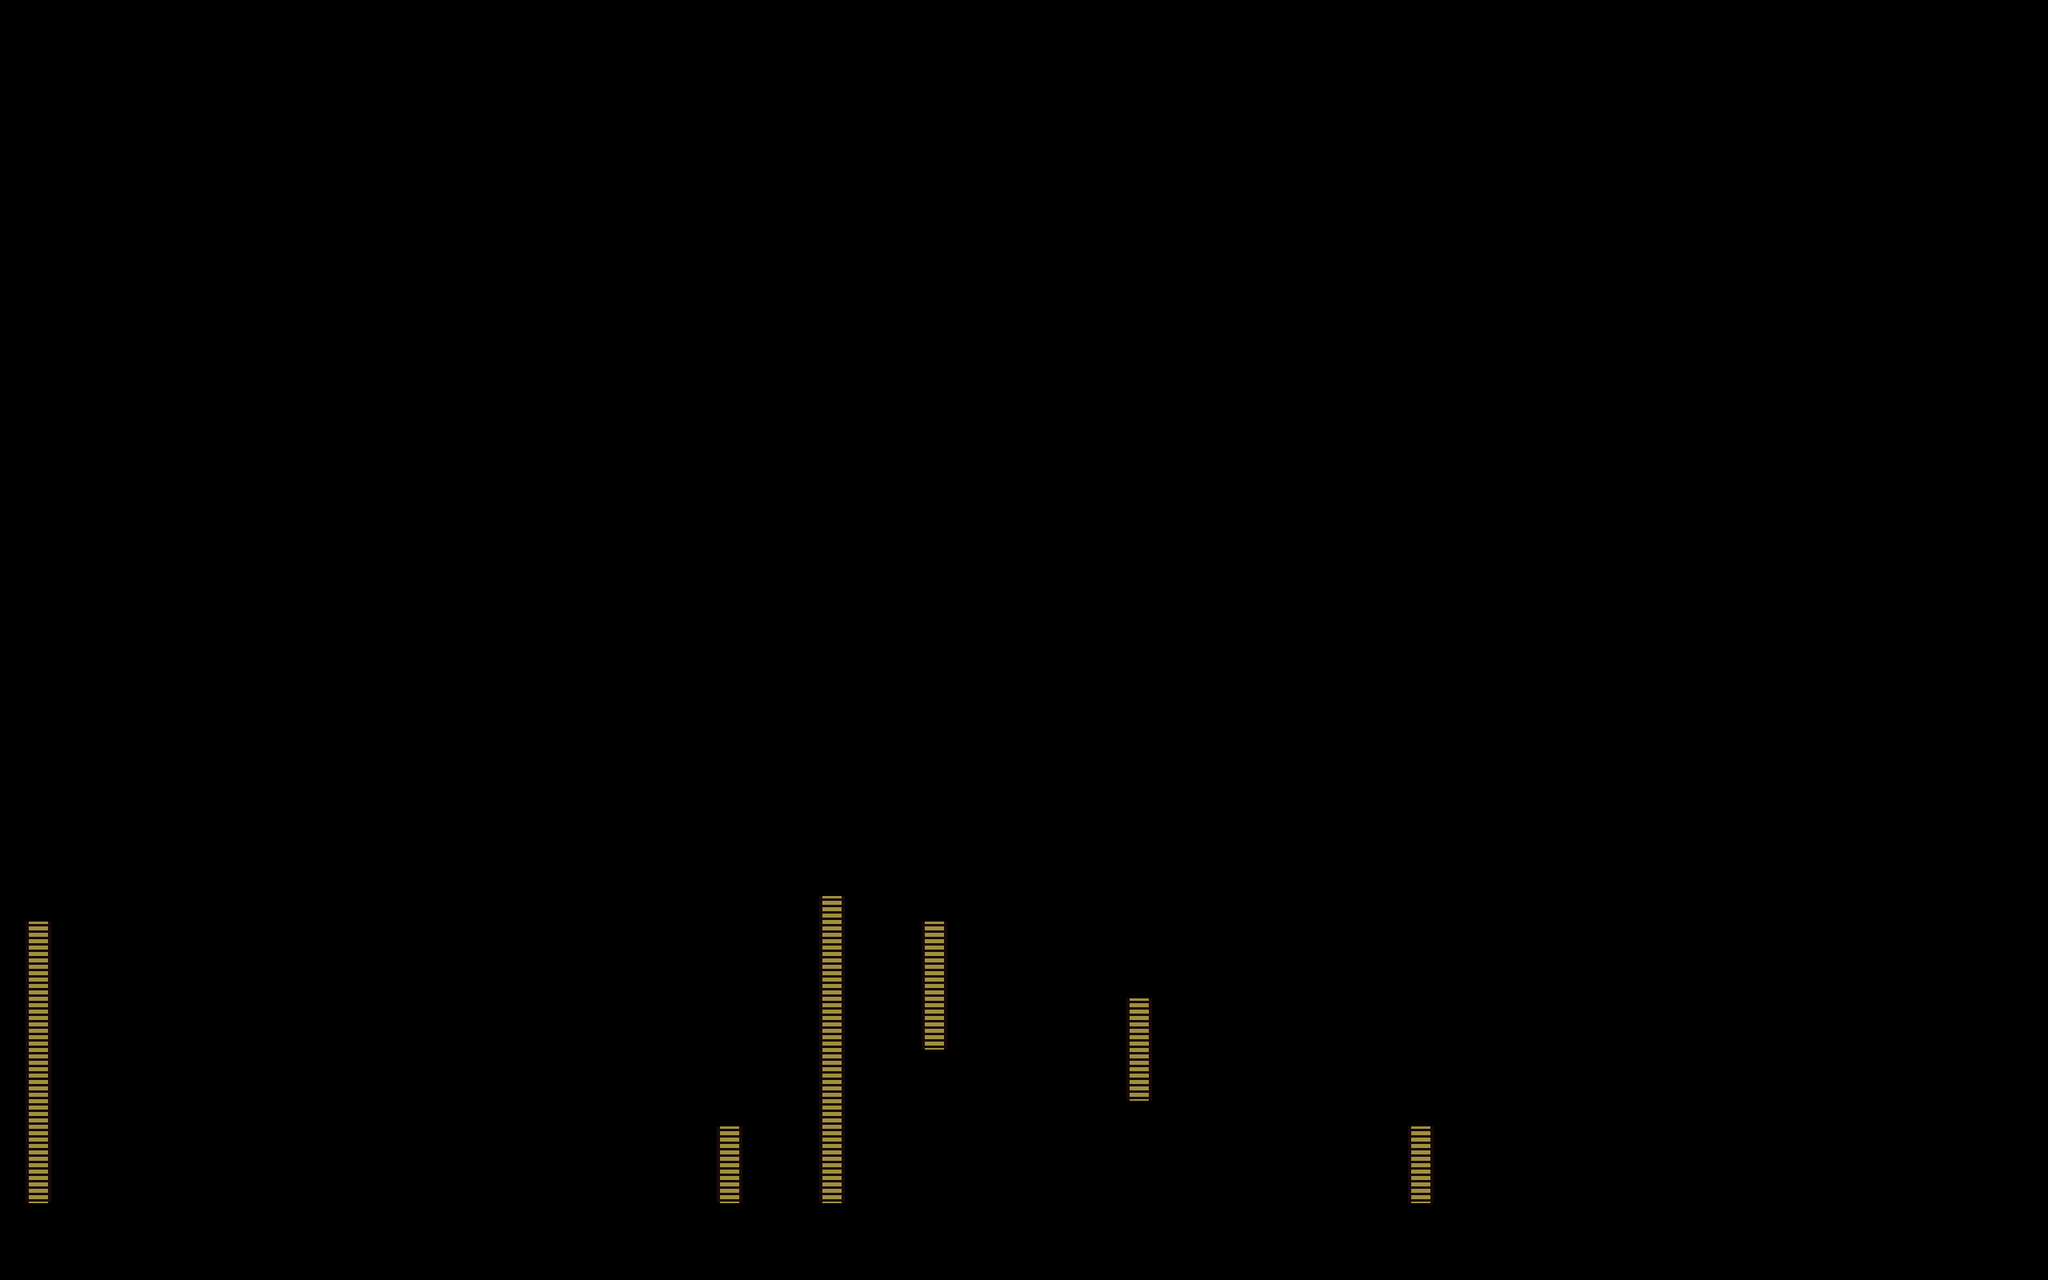

This is a level from a 2D game, rendered from its Tiled map with the project's own tilesets. A one-line summary and the map file follow, with tile-layer data summarised:
An orthogonal 80x50 tile map with 32x32 px tiles, 1 tile layer (Tile Layer 1), 3 tilesets.

<map version="1.10" tiledversion="1.10.2" orientation="orthogonal" renderorder="right-down" width="80" height="50" tilewidth="32" tileheight="32" infinite="0" nextlayerid="14" nextobjectid="10">
 <tileset firstgid="1" name="Pitfall_tilesheet" tilewidth="32" tileheight="32" tilecount="24" columns="8">
  <image source="Pitfall_tilesheet.png" width="256" height="96" />
 </tileset>
 <tileset firstgid="25" source="160x160 background tilemap.tsx" />
 <tileset firstgid="50" source="Pitfall_tilesheet.tsx" />
 <layer id="1" name="Tile Layer 1" width="80" height="50">
  <data>[4000 cells, 38 non-empty, 1 distinct tile ids]</data>
 </layer>
</map>
